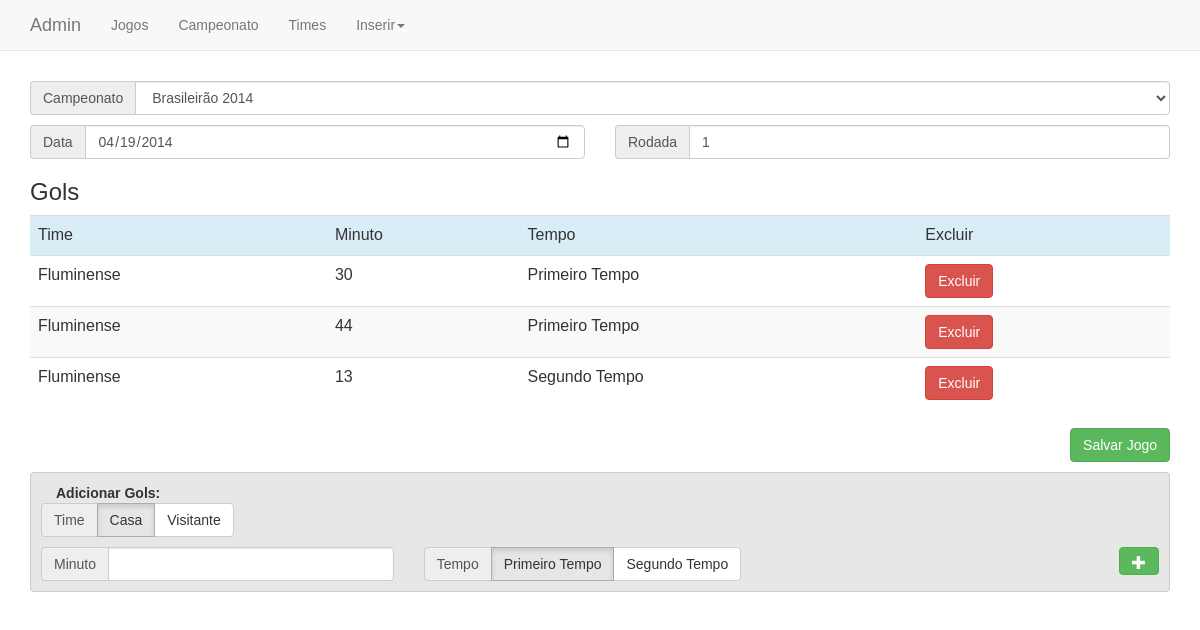
/admin/index.php?page=jogoAdd&id=1, run on the app's committed database.
### tables this page shows
CREATE TABLE IF NOT EXISTS `tb_jogos` (
  `id` int(11) NOT NULL AUTO_INCREMENT,
  `casa` int(11) NOT NULL,
  `visitante` int(11) NOT NULL,
  `campeonato` int(11) NOT NULL,
  `data` date NOT NULL,
  `rodada` int(11) NOT NULL,
  PRIMARY KEY (`id`)
);

CREATE TABLE IF NOT EXISTS `tb_gols` (
  `id` int(11) NOT NULL AUTO_INCREMENT,
  `id_jogo` int(11) NOT NULL,
  `time` int(11) NOT NULL,
  `minuto` int(11) NOT NULL,
  `tempo` int(11) NOT NULL,
  PRIMARY KEY (`id`)
);

CREATE TABLE IF NOT EXISTS `tb_times` (
  `id` int(11) NOT NULL AUTO_INCREMENT,
  `nome` varchar(60) NOT NULL,
  `img` text NOT NULL,
  `campeonato` int(11) NOT NULL,
  PRIMARY KEY (`id`)
);

### admin/index.php (called while the page is built)
<?php
    include "../config.php";
    include "include.php";
    include "../header.php";
    include "view/menu.php";
    $page = (isset($_GET['page']))?"view/".$_GET['page'].".php":"view/jogos.php";
    include $page;
    include "../footer.php";
?>

### core/db/class.db.php (called while the page is built, shortened)
<?php
class db {
    protected $datab;
    public function __construct($username, $password, $host, $dbname, $options=array()){
        try {
            $this->datab = new PDO("mysql:host={$host};dbname={$dbname};charset=utf8", $username, $password, $options);
            $this->datab->setAttribute(PDO::ATTR_ERRMODE, PDO::ERRMODE_EXCEPTION);
            $this->datab->setAttribute(PDO::ATTR_DEFAULT_FETCH_MODE, PDO::FETCH_ASSOC);
        }
        catch(PDOException $e) {
            $this->isConnected = false;
            throw new Exception($e->getMessage());
        }
    }
    public function getRow($query, $params=array()){
        try{
            $stmt = $this->datab->prepare($query);
            $stmt->execute($params);
            return $stmt->fetch();
            }catch(PDOException $e){
            throw new Exception($e->getMessage());
        }
    }
    public function getRows($query, $params=array()){
        try{
            $stmt = $this->datab->prepare($query);
            $stmt->execute($params);
            return $stmt->fetchAll();
            }catch(PDOException $e){
            throw new Exception($e->getMessage());
        }
    }
}
?>

### config.php (called while the page is built, shortened)
<?php
    include "core/db/class.db.php";
    $database = new db(BD_USER, BD_PASS, BD_HOST, BD_NAME);
    include "core/model/class.model.core.php";
    include "core/control/class.control.core.php";
    $modelCore = new modelCore();
    $controlCore = new controlCore();
?>

### core/model/class.model.core.php (called while the page is built, shortened)
<?php
class modelCore {
    public $db;
    function __construct() {
        global $database;
        $this->db = $database;
    }
    function getTime ($id) {
        $time = $this->db->getRow("SELECT * FROM tb_times WHERE id = ?", array($id));
        return $time;
    }
    function getTimeInfo($id, $field) {
        $time = $this->getTime($id);
        return $time[$field];
    }
    function getTodosCampeonatos () {
        $campeonatos = $this->db->getRows("SELECT * FROM tb_campeonato");
        return $campeonatos;
    }
}
?>

### admin/include.php (called while the page is built, shortened)
<?php
    $lang = new language($_SESSION['lang']);
?>

### admin/view/jogoAdd.php (the view, shortened to what this page needs)
<div class="container">
    <?php
        $id = (isset($id))?$id:0;
        $id = ($_GET['id'])?$_GET['id']:$id;
        if ($id > 0) {
            $action = '&id='.$id;
            $jogo = $database->getRows("SELECT * FROM tb_jogos WHERE id = ?",array($id));
            $select_campeonato = ($_POST['select_campeonato'] > 0)?$_POST['select_campeonato']:$jogo[0]['campeonato'];
            $select_casa = ($_POST['select_Casa'] > 0)?$_POST['select_Casa']:$jogo[0]['casa'];
            $select_visitante = ($_POST['select_Visitante'] > 0)?$_POST['select_Visitante']:$jogo[0]['visitante'];
            $data = ($_POST['data'] > 0)?$_POST['data']:$jogo[0]['data'];
            $rodada = ($_POST['rodada'] > 0)?$_POST['rodada']:$jogo[0]['rodada'];
        }
    ?>
    <form action="?page=jogoAdd<?php echo $action; ?>" method="POST">
        <div class="input-group adjust-top">
            <span class="input-group-addon"><?php $lang->t('Campeonato'); ?></span>
            <?php echo $controlCore->select($modelCore->getTodosCampeonatos(),$select_campeonato,'select_campeonato','form-control'); ?>
        </div>
        <div class="row">
            <div class="col-sm-6">
                <div class="input-group adjust-top">
                    <span class="input-group-addon"><?php $lang->t('Data'); ?></span>
                    <input type="date" name="data" value="<?php echo $data; ?>" class="form-control" >
                </div>
            </div>
            <div class="col-sm-6">
                <div class="input-group adjust-top">
                    <span class="input-group-addon"><?php $lang->t('Rodada'); ?></span>
                    <input type="number" name="rodada" value="<?php echo $rodada; ?>" class="form-control">
                </div>
            </div>
        </div>
        <div id="gols">
            <h3><?php $lang->t('Gols'); ?></h3>
            <table class="table table-striped" id="tableGol">
                <tr class="info">
                    <td><?php $lang->t('Time'); ?></td>
                    <td><?php $lang->t('Minuto'); ?></td>
                    <td><?php $lang->t('Tempo'); ?></td>
                    <td><?php $lang->t('Excluir'); ?></td>
                </tr>
<?php
            $countPost = count($_POST['gol']['time']);
            $count = $countPost;
            if (($id > 0) && ($countPost <= 0)) {
                $gol = $database->getRows("SELECT * FROM tb_gols WHERE id_jogo = ? ORDER BY tempo,minuto ASC",array($id));
                $count = count($gol);
            }
            for ($i=0; $i < $count; $i++) {
                if (($id > 0) && ($countPost <= 0)) {
                    if ($gol[$i]['time'] == 1) {
                        $time = 'Casa';
                        $timeNome = $modelCore->getTimeInfo($select_casa,'nome');
                    } else {
                        $time = 'Visitante';
                        $timeNome = $modelCore->getTimeInfo($select_visitante,'nome');
                    }
                    $minuto = $gol[$i]['minuto'];
                    $tempo = ($gol[$i]['tempo'] == 1)?$lang->t('Primeiro Tempo',true):$lang->t('Segundo Tempo',true);
                    $tempoValue = $gol[$i]['tempo'];
                }
?>
                <tr>
                    <td>
                        <span class="time<?php echo $time; ?>">
                            <?php echo $timeNome; ?>
                        </span>
                    </td>
                    <td><?php echo $minuto; ?><input type="hidden" name="gol[minuto][]" value="<?php echo $minuto; ?>"></td>
                    <td><?php echo $tempo; ?><input type="hidden" name="gol[tempo][]" value="<?php echo $tempoValue; ?>"></td>
                    <td><button type="button" class="btn btn-danger excluirGol" onclick="$(this).parent().parent().remove();">Excluir</button></td>
                </tr>
<?php
            }
?>
            </table>
        </div>
        <input type="submit" value="<?php $lang->t('Salvar Jogo'); ?>" class="btn btn-success pull-right">
    </form>
    <div class="row jogosLinha">
        <div class="col-sm-12">
            <strong><?php $lang->t('Adicionar Gols'); ?>:</strong>
        </div>
        <div class="row">
            <div class="col-sm-12">
                <div class="input-group">
                    <span class="input-group-addon"><?php $lang->t('Time'); ?></span>
                    <div class="btn-group" data-toggle="buttons">
                        <label class="btn btn-default active">
                            <input type="radio" name="time" value="1" checked><span class="timeCasa"><?php $lang->t('Casa'); ?></span>
                        </label>
                        <label class="btn btn-default">
                            <input type="radio" name="time" value="2" ><span class="timeVisitante"><?php $lang->t('Visitante'); ?></span>
                        </label>
                    </div>
                </div>
            </div>
        </div>
        <div class="row">
            <div class="col-sm-4 adjust-top">
                <div class="input-group">
                    <span class="input-group-addon"><?php $lang->t('Minuto'); ?></span>
                    <input type="number" name="minuto" min="0" max="60" class="form-control">
                </div>
            </div>
            <div class="col-sm-7 adjust-top">
                <div class="input-group">
                    <span class="input-group-addon"><?php $lang->t('Tempo'); ?></span>
                    <div class="btn-group" data-toggle="buttons">
                        <label class="btn btn-default active">
                        </label>
                        <label class="btn btn-default">
                        </label>
                    </div>
                </div>
            </div>
            <div class="col-sm-1 adjust-top">
                <button type="button" class="btn btn-success pull-right" id="addGol"><i class="glyphicon glyphicon-plus"></i></button>
            </div>
        </div>
    </div>
</div>

### system/style/style.css (style rules this page uses)
body { font-family: sans-serif; }
.jogosLinha { margin:10px 0; border: 1px solid #CCC; padding: 10px; background: #E7E7E7; float:left; border-radius: 4px; }
.adjust-top { margin-top: 10px; }

### data on the page
tb_jogos: data "04/19/2014", rodada "1"
tb_gols: id_jogo.nome "Fluminense", minuto "30", tempo "Primeiro Tempo"
tb_gols: id_jogo.nome "Fluminense", minuto "44", tempo "Primeiro Tempo"
tb_gols: id_jogo.nome "Fluminense", minuto "13", tempo "Segundo Tempo"

### other printed values
form field select_campeonato "Brasileirão 2014"
